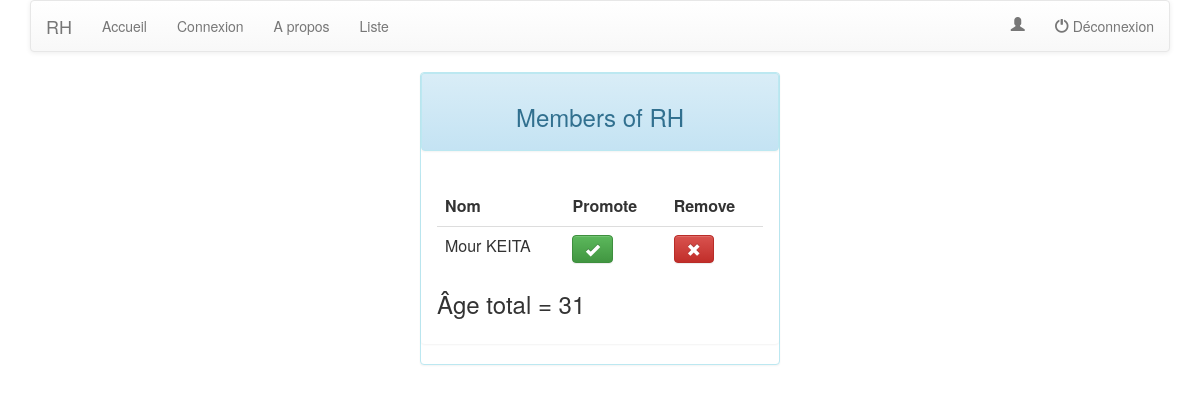
The app's page /listUsers, older data.
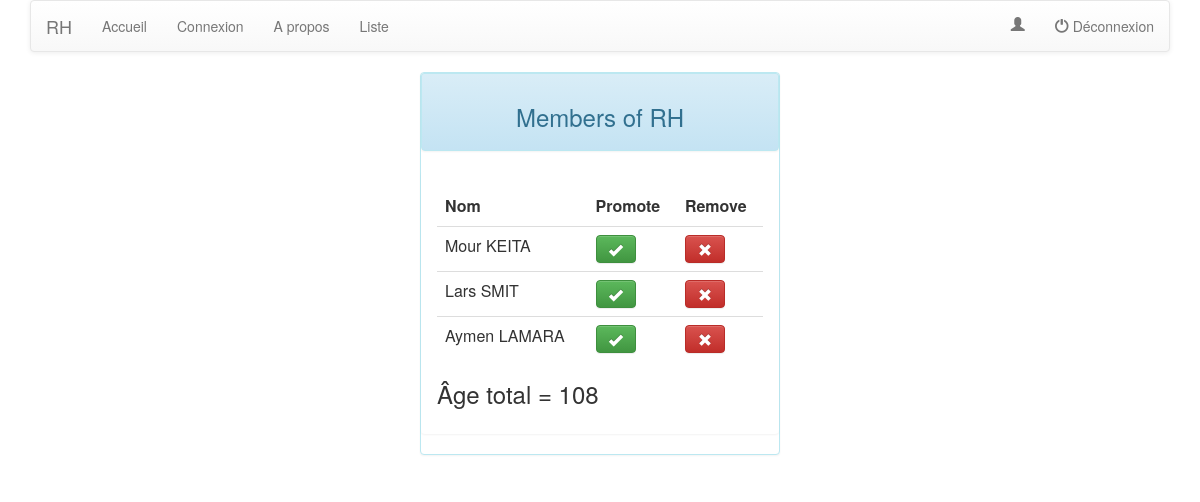
The same page, newer data.
### qa/models.py (models this page shows)
class Qa(models.Model):
    first = models.CharField(max_length=200)
    last = models.CharField(max_length=200)
    email = models.EmailField(max_length=100, unique=True, default="")
    password = models.CharField(max_length=100, default="")
    age = models.IntegerField(max_length=3)

### qa/views.py (the view)
# urls.py: url(r'^listUsers', views.listUsers, name='listUsers'),
def listUsers(request):
    users = Qa.objects.all().order_by('id')
    total_age = 0
    for user in users:
        total_age = total_age + user.age
    context = {'users':users, 'total_age':total_age}
    return render(request, 'qa.html', context )

### qa/templates/qa.html
{% extends "base.html" %}
{% block content %}
<div class="panel panel-info">
	<div style="text-align: center" class="panel panel-heading">
		<h3>Members of RH</h3>
	</div>
	<div class="panel panel-body">
<table class="table table-hover">
<tr><th>Nom</th><th>Promote</th><th>Remove</th></tr>
	{% for user in users %}
    <tr>
    <td>
    {{ user.first }} {{ user.last }}</td>
    <td>
    <button class="btn btn-success"><span class="glyphicon glyphicon-ok"></span></button></td>
    <td>
    <button class="btn btn-danger"><span class="glyphicon glyphicon-remove"></span></button>
    </td></tr>
    {% endfor %}
</table>
<h3> Âge total =  {{ total_age }} </h3>
</div>
</div>
{% endblock %}

Row changes from the older to the newer data that the page shows:
added Qa: first "Lars", last "SMIT"
added Qa: first "Aymen", last "LAMARA"
Text that changed along with them:
{{ total_age }}: "31" → "108"
